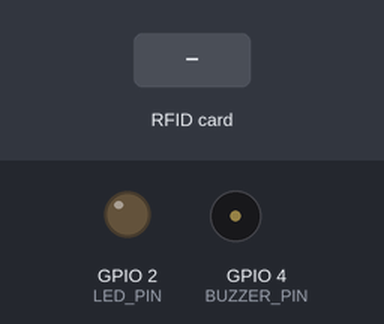
Simulated run of this sketch. Board: ESP32. On the bench: output pins drawn as LEDs (lit = HIGH), buzzer (waves = sounding, pin HIGH). The test bench sets the inputs (shaded band). WiFi joins after 1.5 s; servers stay silent unless stated; uploads are accepted with an empty reply; what the sketch prints to the serial monitor is not drawn.

Above: at 4.3 s.
4.4 s: RFID card B3 32 FF 3E held to the reader
At 4.57 s:
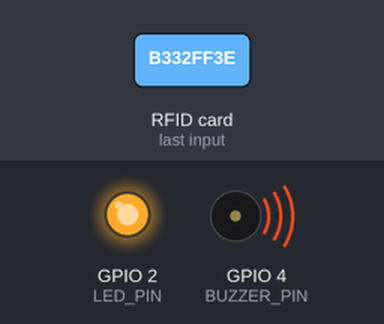
6.2 s: RFID card 21 D8 3D 02 held to the reader
At 8.0 s:
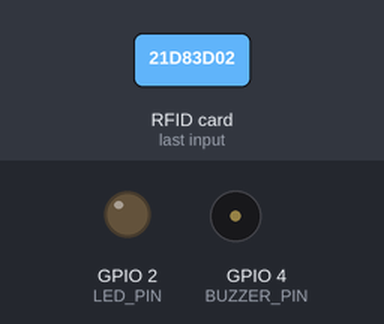
8.6 s: RFID card B1 6C 35 02 held to the reader
At 9.98 s:
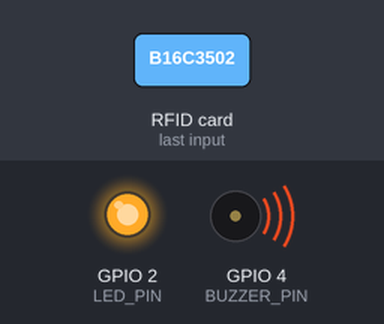
Timing chart, 0 to 11.6 s (numbered marks = the images above; inputs shaded):
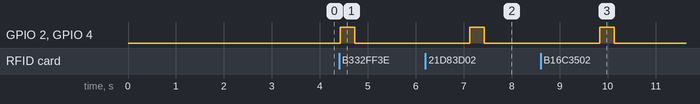

The sketch:

ESP32.ino
```cpp
#include <WiFi.h>
#include <SPI.h>
#include <MFRC522.h>
#include <HTTPClient.h>

// ===== RFID Pins =====
#define SS_PIN     5      // SDA connected to GPIO 5
#define RST_PIN    22     // RST connected to GPIO 22

MFRC522 rfid(SS_PIN, RST_PIN);

// ===== LED + Buzzer =====
#define LED_PIN    2
#define BUZZER_PIN 4

// ===== WiFi Credentials =====
const char* ssid = "MyPhone";
const char* password = "My123456";

// ===== Google Apps Script URL =====
String googleScriptURL = "https://script.google.com/macros/s/AKfycbws9Gs65imSqbL10Xmw-IgUuI-qWxmnqjlTHaAWVQVgwp4jXj7O-69ML9bUa3kLxUZzew/exec";

// ===== Firebase Realtime Database URL & Secret =====
String firebaseURL = "https://mart-access-tracker-default-rtdb.firebaseio.com/attendance";
String firebaseSecret = "Dgswtx7B10r8jMcPz2QDHXQk9vCPUJ5epwHC9W3d";

// ===== Timing =====
unsigned long lastScanTime = 0;
const unsigned long scanInterval = 2000; // 2 seconds between scans

// ===== Duplicate Scan Prevention =====
String lastUID = "";
bool cardPresent = false;

// ===== Student Name Mapping =====
struct Student {
  String name;
  int presents;
  int absents;
};

#include <map>
std::map<String, Student> students = {
  {"B332FF3E", {"STUDENT 1", 0, 0}},
  {"21D83D02", {"STUDENT 2", 0, 0}},
  {"B16C3502", {"STUDENT 3", 0, 0}},
  {"A2BD3D02", {"STUDENT 4", 0, 0}},
  {"BA034102", {"STUDENT 5", 0, 0}},
  {"3767B302", {"STUDENT 6", 0, 0}},
  {"6DA9B402", {"STUDENT 7", 0, 0}},
  {"FAAAB402", {"STUDENT 8", 0, 0}},
  {"E49F3502", {"STUDENT 9", 0, 0}},
  {"DD4A3402", {"STUDENT 10", 0, 0}},
  {"2747ACB5", {"STUDENT 11", 0, 0}}
};

void setup() {
  Serial.begin(115200);
  delay(1500);

  pinMode(LED_PIN, OUTPUT);
  pinMode(BUZZER_PIN, OUTPUT);

  SPI.begin(18, 19, 23, SS_PIN);
  rfid.PCD_Init();
  delay(100);

  Serial.println("\nESP32 + RC522 + Google Sheets + Firebase Attendance System");
  Serial.println("Place your RFID card near the reader...");

  connectWiFi();
}

void loop() {
  // Reconnect WiFi if disconnected
  if (WiFi.status() != WL_CONNECTED) {
    connectWiFi();
    delay(1000);
    return;
  }

  // Non-blocking scan interval
  if (millis() - lastScanTime < scanInterval) return;

  // Check for new card
  if (!rfid.PICC_IsNewCardPresent()) {
    cardPresent = false; // reset if no card
    return;
  }
  if (!rfid.PICC_ReadCardSerial()) return;

  String uid = getUID(rfid.uid);

  // Prevent duplicate scans
  if (cardPresent && uid == lastUID) return;
  cardPresent = true;
  lastUID = uid;

  Serial.println("Card UID: " + uid);

  flashLEDandBuzzer(300);

  // Update student attendance
  String name = "UNKNOWN";
  int presents = 0;
  int absents = 0;

  if (students.count(uid) > 0) {
    name = students[uid].name;
    students[uid].presents += 1;
    presents = students[uid].presents;
    absents = students[uid].absents; // currently static
  }

  float percentage = (presents + absents > 0) ? ((float)presents / (presents + absents) * 100.0) : 0.0;

  // Send to Google Sheets
  sendUIDToGoogleSheets(uid);

  // Send to Firebase
  sendUIDToFirebase(uid, name, presents, absents, percentage);

  rfid.PICC_HaltA();
  rfid.PCD_StopCrypto1();

  lastScanTime = millis();
}

// ===== Helper Functions =====
String getUID(MFRC522::Uid uid) {
  String uidStr = "";
  for (byte i = 0; i < uid.size; i++) {
    if (uid.uidByte[i] < 0x10) uidStr += "0";
    uidStr += String(uid.uidByte[i], HEX);
  }
  uidStr.toUpperCase(); // modifies uidStr in place
  return uidStr;
}

void flashLEDandBuzzer(int duration) {
  digitalWrite(LED_PIN, HIGH);
  digitalWrite(BUZZER_PIN, HIGH);
  delay(duration);
  digitalWrite(LED_PIN, LOW);
  digitalWrite(BUZZER_PIN, LOW);
}

void connectWiFi() {
  if (WiFi.status() == WL_CONNECTED) return;

  Serial.print("Connecting to WiFi: ");
  Serial.println(ssid);
  WiFi.begin(ssid, password);

  unsigned long startAttemptTime = millis();
  while (WiFi.status() != WL_CONNECTED && millis() - startAttemptTime < 10000) {
    delay(500);
    Serial.print(".");
  }

  if (WiFi.status() == WL_CONNECTED) {
    Serial.println("\nWiFi Connected!");
    Serial.print("IP Address: ");
    Serial.println(WiFi.localIP());
  } else {
    Serial.println("\nFailed to connect to WiFi");
  }
}

void sendUIDToGoogleSheets(String uid) {
  if (WiFi.status() != WL_CONNECTED) return;

  HTTPClient http;
  String requestURL = googleScriptURL + "?uid=" + uid;

  http.begin(requestURL);
  int httpCode = http.GET();

  if (httpCode > 0) {
    Serial.println("✔ Google Sheets Response: " + http.getString());
  } else {
    Serial.println("❌ Failed to send to Google Sheets: " + http.errorToString(httpCode));
  }

  http.end();
}

void sendUIDToFirebase(String uid, String name, int presents, int absents, float percentage) {
  if (WiFi.status() != WL_CONNECTED) return;

  HTTPClient http;
  String requestURL = firebaseURL + "/" + uid + ".json?auth=" + firebaseSecret;

  String payload = "{";
  payload += "\"uid\":\"" + uid + "\",";
  payload += "\"name\":\"" + name + "\",";
  payload += "\"status\":\"PRESENT\",";
  payload += "\"presents\":" + String(presents) + ",";
  payload += "\"absents\":" + String(absents) + ",";
  payload += "\"percentage\":\"" + String(percentage, 2) + "%\",";
  payload += "\"timestamp\":\"" + String(millis()) + "\"";
  payload += "}";

  http.begin(requestURL);
  http.addHeader("Content-Type", "application/json");
  int httpCode = http.PUT(payload);

  if (httpCode > 0) {
    Serial.println("✔ Firebase Response: " + http.getString());
  } else {
    Serial.println("❌ Failed to send to Firebase: " + http.errorToString(httpCode));
  }

  http.end();
}
```

Measured:
- after the input at 4.4 s, GPIO 2 (LED_PIN), GPIO 4 (BUZZER_PIN): LOW → HIGH at once, → LOW 0.30 s later
- after the input at 6.2 s, GPIO 2 (LED_PIN), GPIO 4 (BUZZER_PIN): LOW → HIGH after 0.93 s, → LOW 0.30 s later
- after the input at 8.6 s, GPIO 2 (LED_PIN), GPIO 4 (BUZZER_PIN): LOW → HIGH after 1.2 s, → LOW 0.30 s later
